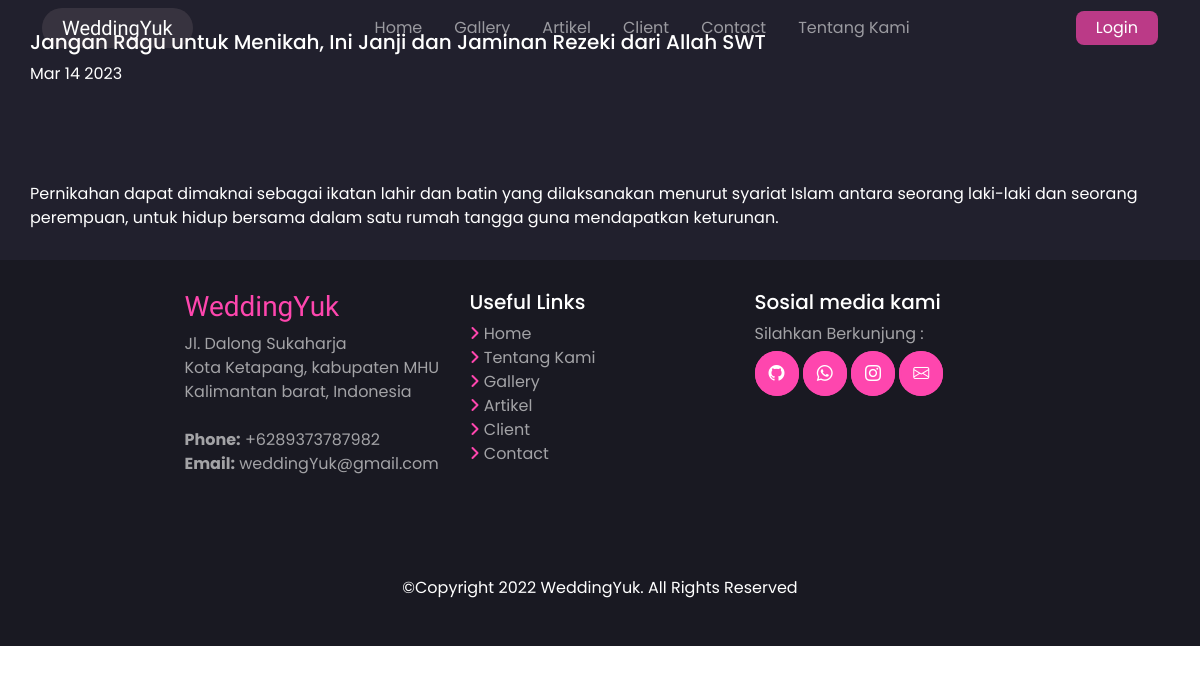
/Tentang/index.php?id=1, run on the app's committed database.
### tables this page shows
CREATE TABLE `blog` (
  `id` int(11) NOT NULL,
  `blog_date` datetime DEFAULT NULL,
  `blog_heading` varchar(255) NOT NULL,
  `blog_text` text NOT NULL,
  `blog_image` varchar(255) NOT NULL
);

### Tentang/index.php (the view, shortened to what this page needs)
<?php
require '../db-connect.php';
if (isset($_GET['id'])) {
    $id = ($_GET["id"]);
    $query = "SELECT * FROM blog WHERE id='$id'";
    $result = mysqli_query($koneksi2, $query);
    $data = mysqli_fetch_assoc($result);
} else {
    echo "<script>alert('Masukkan data id.');window.location='admin.php?page=blog';</script>";
}
?>
<!doctype html>
<html lang="en">
<head>
    <link href="https://cdn.jsdelivr.net/npm/bootstrap@5.3.0-alpha1/dist/css/bootstrap.min.css" rel="stylesheet">
    <link rel="stylesheet" href="https://cdnjs.cloudflare.com/ajax/libs/font-awesome/6.2.0/css/all.min.css" />
    <link rel="stylesheet" href="https://cdn.jsdelivr.net/npm/bootstrap-icons@1.10.3/font/bootstrap-icons.css">
</head>
<body>
    <nav id="navbar" class="navbar navbar-expand-lg navbar-dark fixed-top">
    <div class="container">
            <a class="navbar-brand" href="../index.php">WeddingYuk</a>
            <div class="collapse navbar-collapse" id="navbarNavAltMarkup">
                <div class="navbar-nav mx-auto">
                <a class="nav-link mx-2" href="../index.php">Home</a>
                    <a class="nav-link mx-2" href="../index.php#gallery">Gallery</a>
                    <a class="nav-link mx-2" href="#blog">Artikel</a>
                    <a class="nav-link mx-2" href="../index.php#client">Client</a>
                    <a class="nav-link mx-2" href="../index.php#contact">Contact</a>
                    <a class="nav-link mx-2" href="../index.php#about">Tentang Kami</a>
                </div>
                <a href="../login/" id="btn-hero" class="btn-hero" target="_blank">Login</a>
            </div>
        </div>
    </nav>
    <section id="blog" class="blog">
        <div class="container-custom">
            <div class="heading-text mb-5">
                <h5><?php echo $data['blog_heading']; ?></h5>
                <p><time datetime="<?php echo date('Y-m-d', strtotime($data['blog_date'])); ?>"><?php echo date('M d Y', strtotime($data['blog_date'])); ?></time></p>
            </div>
            <div class="blog-banner text-center mb-4">
            </div>
            <div class="blog-text">
                <?php echo $data['blog_text']; ?>
            </div>
        </div>
    </section>
    <footer id="footer" class="footer">
        <div class="container">
            <div class="row justify-content-center">
                <div class="footer-item col-lg-3 col-md-6 mb-4">
                    <h3>WeddingYuk</h3>
                    <p>
                        Jl. Dalong Sukaharja<br />
                        Kota Ketapang, kabupaten MHU<br />
                        Kalimantan barat, Indonesia <br /><br />
                        <strong>Phone:</strong> +6289373787982<br />
                        <strong>Email:</strong> weddingYuk@gmail.com<br />
                    </p>
                </div>
                <div class="footer-item col-lg-3 col-md-6 mb-4">
                    <h4>Useful Links</h4>
                    <ul>
                        <li><i class="fa fa-angle-right"></i> <a href="#home">Home</a></li>
                        <li><i class="fa fa-angle-right"></i> <a href="#about">Tentang Kami</a></li>
                        <li><i class="fa fa-angle-right"></i> <a href="#gallery">Gallery</a></li>
                        <li><i class="fa fa-angle-right"></i> <a href="blog/index.php">Artikel</a></li>
                        <li><i class="fa fa-angle-right"></i> <a href="#client">Client</a></li>
                        <li><i class="fa fa-angle-right"></i> <a href="#contact">Contact</a></li>
                    </ul>
                </div>
                <div class="footer-item col-lg-3 col-md-6">
                    <h4>Sosial media kami</h4>
                    <p>Silahkan Berkunjung :</p>
                    <div class="social-links mt-3">
                        <a href="https://github.com/iqbalprasettya/" class="github" target="_blank"><i class="bi bi-github"></i></a>
                        <a href="https://wa.me/6289608780861" class="whatsapp" target="_blank"><i class="bi bi-whatsapp"></i></a>
                        <a href="https://www.instagram.com/iqbalprasettya" class="instagram" target="_blank"><i class="bi bi-instagram"></i></a>
                        <a href="mailto:iqbalprasetya665@gmail.com" class="gmail" target="_blank"><i class="bi bi-envelope"></i></a>
                    </div>
                </div>
            </div>
        </div>
    </footer>
    <section id="copyright" class="copyright">
        <div class="container text-center content-card">
            <p>
                ©Copyright 2022 <span>WeddingYuk</span>. All Rights Reserved
            </p>
        </div>
    </section>
</body>
</html>

### data on the page
blog: blog_heading "Jangan Ragu untuk Menikah, Ini Janji dan Jaminan Rezeki dari Allah SWT", blog_date "Mar 14 2023", blog_text "Pernikahan dapat dimaknai sebagai ikatan lahir dan batin yang dilaksanakan menurut syariat Islam antara seorang laki-laki dan seorang perempuan, untuk hidup bersama dalam satu rumah tangga guna mendapatkan keturunan."
